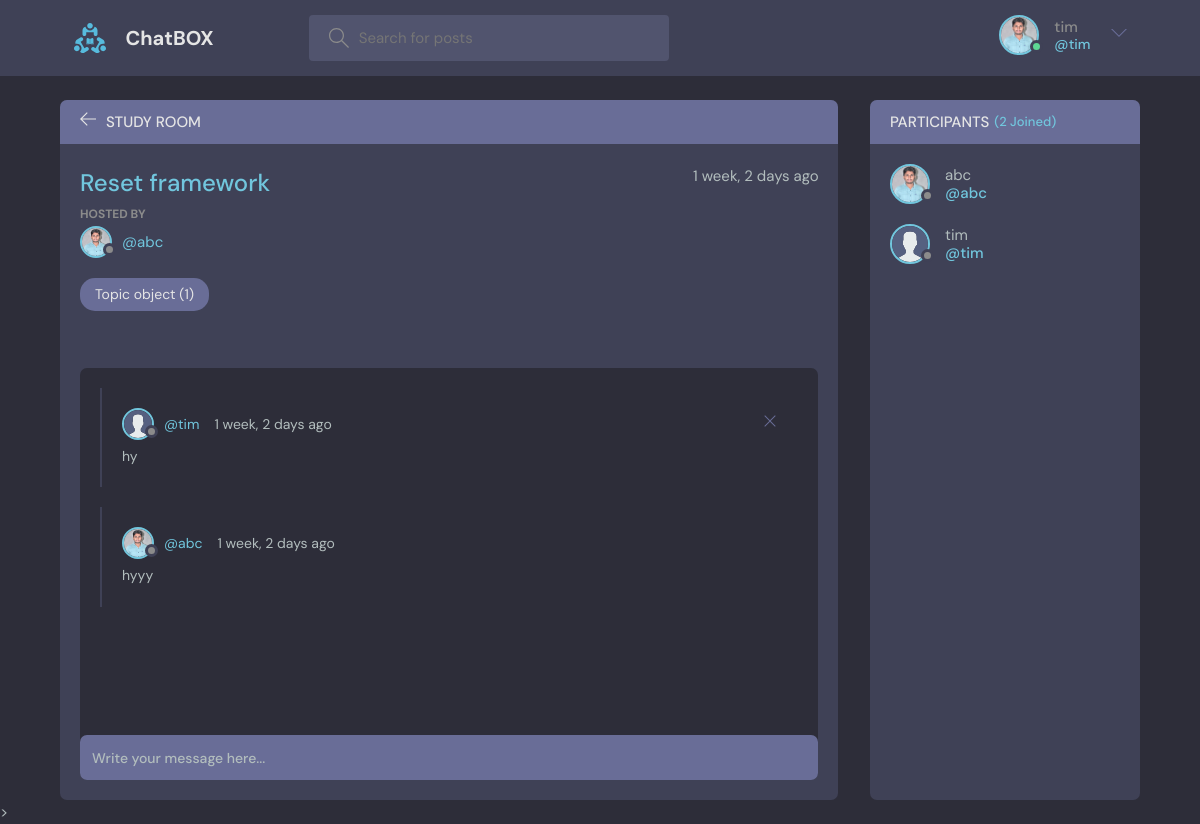
/second/2/ (signed in), run on the app's committed database.
### project/log_app/models.py (models this page shows, shortened)
class Room(models.Model):
    host = models.ForeignKey(User, on_delete=models.SET_NULL,null=True)
    topic = models.ForeignKey(Topic, on_delete=models.SET_NULL,null=True)
    name = models.CharField(max_length=200)
    description = models.TextField(null=True, blank=True)
    participants = models.ManyToManyField(User, related_name='Participents', blank=True)
    updated = models.DateTimeField(auto_now=True)
    created = models.DateTimeField(auto_now_add=True)
    class Meta:
        ordering = ['-updated' , '-created']

class User(AbstractUser):
    name = models.CharField(max_length=200, null=True)
    email = models.EmailField(unique=True, null=True)
    bio = models.TextField(null=True)
    avatar = models.ImageField(null=True, default="avatar.svg")
    USERNAME_FIELD = 'email'
    REQUIRED_FIELDS = []

class Topic(models.Model):
    name = models.CharField(max_length=200)

class Massage(models.Model):
    user = models.ForeignKey(User, on_delete=models.CASCADE)
    room = models.ForeignKey(Room, on_delete=models.CASCADE)
    body = models.TextField()
    updated = models.DateTimeField(auto_now=True)
    created = models.DateTimeField(auto_now_add=True)

### project/log_app/views.py (the view, shortened to what this page needs)
# urls.py: path('second/<str:pk>/', views.second, name='second'),
def second(request, pk):
    room = Room.objects.get(id=pk)
    room_messages = room.massage_set.all().order_by('-created')
    participants =room.participants.all()
    context = {'room': room, 'room_messages':room_messages, 'participants':participants}
    return render(request, 'second.html', context)

### project/templates/second.html (shortened to what this page needs)
{% extends 'main.html' %}
{% block content %}
<main class="profile-page layout layout--2">
  <div class="container">
    <div class="room">
      <div class="room__top">
        <div class="room__topLeft">
          <a href="{% url 'first' %}">
            <svg version="1.1" xmlns="http://www.w3.org/2000/svg" width="32" height="32" viewBox="0 0 32 32">
              <title>arrow-left</title>
              <path
                d="M13.723 2.286l-13.723 13.714 13.719 13.714 1.616-1.611-10.96-10.96h27.625v-2.286h-27.625l10.965-10.965-1.616-1.607z">
              </path>
            </svg>
          </a>
          <h3>Study Room</h3>
        </div>
      </div>
      <div class="room__box scroll">
        <div class="room__header scroll">
          <div class="room__info">
            <h3>{{room.name}}</h3>
            <span>{{room.created|timesince}} ago</span>
          </div>
          <div class="room__hosted">
            <p>Hosted By</p>
            <a href="{% url 'user-profile' room.host.id %}" class="room__author">
              <div class="avatar avatar--small">
                <img src="{{room.host.avatar.url}}" />
              </div>
              <span>@{{room.host.username}}</span>
            </a>
          </div>
          <span class="room__topics">{{room.topic}}</span>
        </div>
        <div class="room__conversation">
          <div class="threads scroll">
            {% for message in room_messages %}
            <div class="thread">
              <div class="thread__top">
                <div class="thread__author">
                  <a href="{% url 'user-profile' message.user.id %}" class="thread__authorInfo">
                    <div class="avatar avatar--small">
                      <img src="{{message.user.avatar.url}}" />
                    </div>
                    <span>@{{message.user.username}}</span>
                  </a>
                  <span class="thread__date">{{message.created|timesince}} ago</span>
                </div>
                {% if request.user == message.user %}
                <a href="{% url 'delete-message' message.id %}">
                  <div class="thread__delete">
                    <svg version="1.1" xmlns="http://www.w3.org/2000/svg" width="32" height="32" viewBox="0 0 32 32">
                      <title>remove</title>
                      <path
                        d="M27.314 6.019l-1.333-1.333-9.98 9.981-9.981-9.981-1.333 1.333 9.981 9.981-9.981 9.98 1.333 1.333 9.981-9.98 9.98 9.98 1.333-1.333-9.98-9.98 9.98-9.981z">
                      </path>
                    </svg>
                  </div>
                </a>
                {% endif %}
              </div>
              <div class="thread__details">
                {{message.body}}
              </div>
            </div>
            {% endfor %}
          </div>
        </div>
      </div>
      <div class="room__message">
        <form action="" method="POST">
          <input name="body" placeholder="Write your message here..." />
        </form>
      </div>
    </div>
    <div class="participants">
      <h3 class="participants__top">Participants <span>({{participants.count}} Joined)</span></h3>
      <div class="participants__list scroll">
        {% for user in participants %}
        <a href="{%  url 'user-profile' user.id %}" class="participant">
          <div class="avatar avatar--medium">
            <img src="{{user.avatar.url}}" />
          </div>
          <p>
            {{user.name}}
            <span>@{{user.username}}</span>
          </p>
        </a>
        {% endfor %}
      </div>
    </div>
  </div>
</main>
{% endblock content %}

### project/templates/navig.html (shortened to what this page needs)
{% load static %}
<header class="header header--loggedIn">
    <div class="container">
      <a href="{% url 'first' %}" class="header__logo">
        <img src="{% static 'images/logo.svg' %}" />
        <h1>ChatBOX</h1>
      </a>
      <form class="header__search" method="GET" action="{% url 'first' %}">
        <label>
          <input name="q" placeholder="Search for posts" />
        </label>
      </form>
      <nav class="header__menu">
        {% if request.user.is_authenticated %}
        <div class="header__user">
          <a href="{% url 'update-user' %}">
            <div class="avatar avatar--medium active">
              <img src="{{room.host.avatar.url}}" />
            </div>
            <p>{{request.user.username}} <span>@{{request.user.username}}</span></p>
          </a>
          <button class="dropdown-button">
            <svg version="1.1" xmlns="http://www.w3.org/2000/svg" width="32" height="32" viewBox="0 0 32 32">
              <title>chevron-down</title>
              <path d="M16 21l-13-13h-3l16 16 16-16h-3l-13 13z"></path>
            </svg>
          </button>
        </div>
        {% else %}
        <a href="{% url 'login' %}">
          <img src="{% static 'images/avatar.svg' %}" />
          <p>Login</p>
        </a>
        {% endif %}
      </nav>
    </div>
  </header>

### data on the page
Room: host.avatar (picture), name "Reset framework", created "1 week, 2 days", host.username "abc", topic "Topic object (1)"
User: user.username "tim", avatar (placeholder picture), name "tim", username "tim"
Massage: user.avatar (placeholder picture), user.username "tim", created "1 week, 2 days", body "hy"
Massage: user.avatar (picture), user.username "abc", created "1 week, 2 days", body "hyyy"
User: avatar (picture), name "abc", username "abc"

### other printed values
{{ participants.count }} "2"
